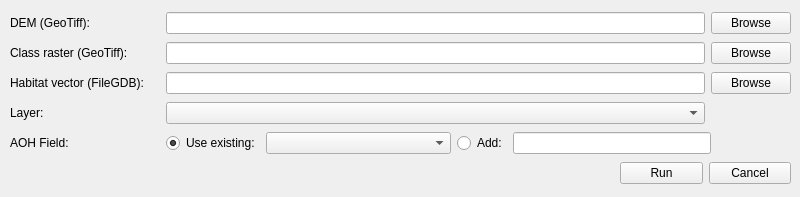
<?xml version="1.0" encoding="UTF-8"?>
<ui version="4.0">
 <class>MainWindow</class>
 <widget class="QMainWindow" name="MainWindow">
  <property name="geometry">
   <rect>
    <x>0</x>
    <y>0</y>
    <width>800</width>
    <height>197</height>
   </rect>
  </property>
  <property name="windowTitle">
   <string>Habiarea</string>
  </property>
  <widget class="QWidget" name="centralwidget">
   <widget class="QWidget" name="layoutWidget">
    <property name="geometry">
     <rect>
      <x>10</x>
      <y>10</y>
      <width>781</width>
      <height>116</height>
     </rect>
    </property>
    <layout class="QGridLayout" name="gridLayout" columnminimumwidth="150,0,0">
     <item row="2" column="2">
      <widget class="QPushButton" name="pushButtonHabitat">
       <property name="text">
        <string>Browse</string>
       </property>
      </widget>
     </item>
     <item row="2" column="1">
      <widget class="QLineEdit" name="lineEditHabitat"/>
     </item>
     <item row="1" column="0">
      <widget class="QLabel" name="labelClass">
       <property name="text">
        <string>Class raster (GeoTiff):</string>
       </property>
      </widget>
     </item>
     <item row="0" column="2">
      <widget class="QPushButton" name="pushButtonDem">
       <property name="text">
        <string>Browse</string>
       </property>
      </widget>
     </item>
     <item row="1" column="1">
      <widget class="QLineEdit" name="lineEditClass">
       <property name="maximumSize">
        <size>
         <width>622</width>
         <height>16777215</height>
        </size>
       </property>
      </widget>
     </item>
     <item row="2" column="0">
      <widget class="QLabel" name="labelHabitat">
       <property name="text">
        <string>Habitat vector (FileGDB):</string>
       </property>
      </widget>
     </item>
     <item row="0" column="1">
      <widget class="QLineEdit" name="lineEditDem">
       <property name="readOnly">
        <bool>true</bool>
       </property>
      </widget>
     </item>
     <item row="3" column="1">
      <widget class="QComboBox" name="comboBoxLayer"/>
     </item>
     <item row="0" column="0">
      <widget class="QLabel" name="labelDem">
       <property name="text">
        <string>DEM (GeoTiff):</string>
       </property>
      </widget>
     </item>
     <item row="3" column="0">
      <widget class="QLabel" name="labelLayer">
       <property name="text">
        <string>Layer:</string>
       </property>
      </widget>
     </item>
     <item row="1" column="2">
      <widget class="QPushButton" name="pushButtonClass">
       <property name="text">
        <string>Browse</string>
       </property>
      </widget>
     </item>
    </layout>
   </widget>
   <widget class="QWidget" name="layoutWidget">
    <property name="geometry">
     <rect>
      <x>620</x>
      <y>160</y>
      <width>171</width>
      <height>26</height>
     </rect>
    </property>
    <layout class="QHBoxLayout" name="horizontalLayout">
     <item>
      <widget class="QPushButton" name="pushButtonOk">
       <property name="text">
        <string>Run</string>
       </property>
      </widget>
     </item>
     <item>
      <widget class="QPushButton" name="pushButtonCancel">
       <property name="text">
        <string>Cancel</string>
       </property>
      </widget>
     </item>
    </layout>
   </widget>
   <widget class="QWidget" name="">
    <property name="geometry">
     <rect>
      <x>10</x>
      <y>130</y>
      <width>701</width>
      <height>26</height>
     </rect>
    </property>
    <layout class="QGridLayout" name="gridLayoutField" columnminimumwidth="150,0,185,0,185">
     <item row="0" column="0">
      <widget class="QLabel" name="labelField">
       <property name="text">
        <string>AOH Field:</string>
       </property>
      </widget>
     </item>
     <item row="0" column="1">
      <widget class="QRadioButton" name="radioButtonExist">
       <property name="text">
        <string>Use existing:</string>
       </property>
       <property name="checked">
        <bool>true</bool>
       </property>
      </widget>
     </item>
     <item row="0" column="2">
      <widget class="QComboBox" name="comboBoxExist"/>
     </item>
     <item row="0" column="3">
      <widget class="QRadioButton" name="radioButtonAdd">
       <property name="text">
        <string>Add:</string>
       </property>
      </widget>
     </item>
     <item row="0" column="4">
      <widget class="QLineEdit" name="lineEditAdd"/>
     </item>
    </layout>
   </widget>
  </widget>
 </widget>
 <resources/>
 <connections/>
</ui>
